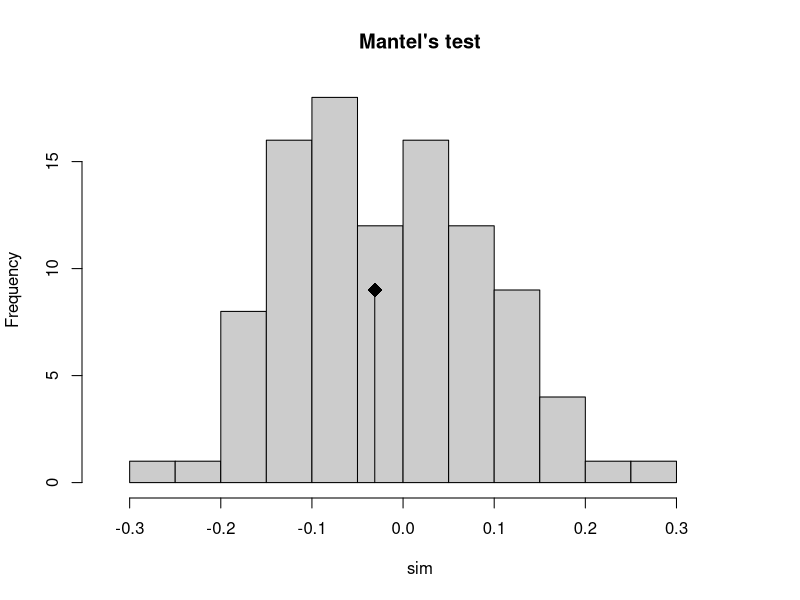

The R script that drew this image:
## TESTANDO AUTOCORRELACAO ESPACIAL - RIQUEZA NATIVAS ENTRE AREAS ## 

install.packages("vegan")
library(vegan)
install.packages("ape") 
library(ape)
install.packages("ade4")
library(ade4)

setwd("C:/Users/Lais/Google Drive/3. MESTRADO 2017-2019/3. PROJETO/4. Analises/00_Analises_2019/00_autocorrelation_mantel_L")

getwd()

data <- read.table("table_mantel_rich_total.csv", header = TRUE, sep = ";")
data

#Para dados parametricos - Moran's


richness.dists <- as.matrix(dist(cbind(data$Long, data$Lat)))
richness.dists

richness.dists.inv <- 1/richness.dists
richness.dists.inv
diag(richness.dists.inv) <- 0

richness.dists.inv[1:5, 1:5]


Moran.I(data$Richness_total, richness.dists.inv, scaled = TRUE)

#____________________________________________________________________________#

# Mantel Test:

install.packages("vegan")
library(vegan)
install.packages("ape") 
library(ape)
install.packages("ade4")
library(ade4)

setwd("C:/Users/Lais/Google Drive/3. MESTRADO 2017-2019/3. PROJETO/4. Analises/00_Analises_2019/00_autocorrelation_mantel_L")

getwd()

data2 <- read.table("table_mantel_rich_total.csv", header = TRUE, sep = ";")
head(data2, n=20)

areas.dists <- dist(cbind(data2$Long, data2$Lat))
areas.dists

richness.dists2 <- dist(data2$Richness_total)
richness.dists2


as.matrix(areas.dists)[1:5, 1:5]
as.matrix(richness.dists2)[1:5, 1:5]

mantel.rtest(areas.dists, richness.dists2, nrepet = 9999)

plot(results <- mantel.rtest(areas.dists, richness.dists2), main = "Mantel's test")

results


#_____________________________________________________________________________________#
